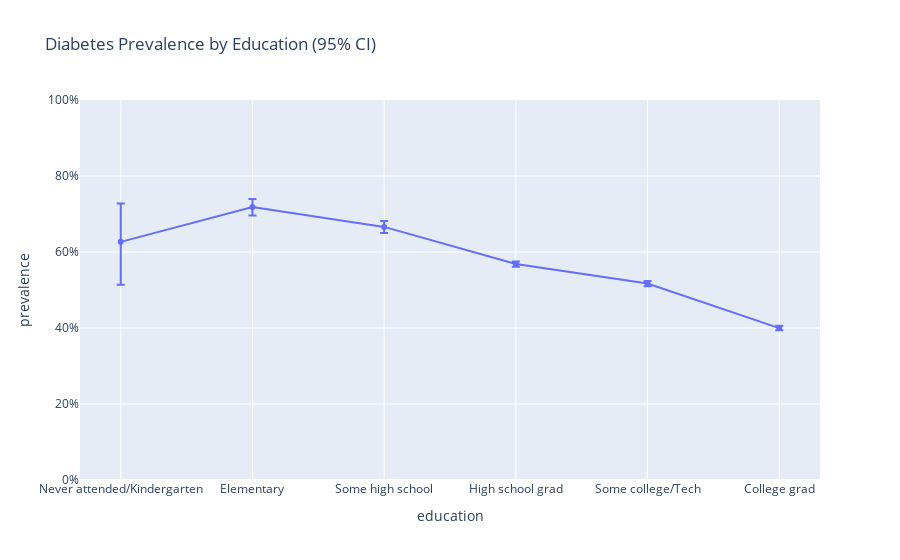

Notebook cell for this chart:
### Markdown cell above
# Hypothesis 2 — Education & Diabetes Prevention

### Code cell
if base_df['education'].isna().all():
    raise ValueError("Education is all NA — rebuild mapping in Cell 0 first.")

prev_edu = prevalence(base_df, 'education')
fig = px.scatter(prev_edu, x='education', y='prevalence',
                 error_y=prev_edu['ci_hi']-prev_edu['prevalence'],
                 error_y_minus=prev_edu['prevalence']-prev_edu['ci_lo'],
                 title='Diabetes Prevalence by Education (95% CI)')
fig.update_traces(mode='lines+markers')
fig.update_yaxes(range=[0,1], tickformat=".0%")
fig.show()

### Figure 1 — Plotly figure (JSON) as saved in the notebook; plotly's stock layout.template omitted (floating-point values rounded to 4 significant figures)
{"data": [{"error_y": {"array": [0.1008, 0.0212, 0.01555, 0.006943, 0.006917, 0.005966], "arrayminus": [0.1131, 0.02221, 0.01592, 0.00697, 0.006923, 0.005937]}, "hovertemplate": "education=%{x}<br>prevalence=%{y}<extra></extra>", "legendgroup": "", "marker": {"color": "#636efa", "symbol": "circle"}, "mode": "lines+markers", "name": "", "orientation": "v", "showlegend": false, "type": "scatter", "x": ["Never attended/Kindergarten", "Elementary", "Some high school", "High school grad", "Some college/Tech", "College grad"], "xaxis": "x", "y": [0.6267, 0.7183, 0.6661, 0.5683, 0.5169, 0.3997], "yaxis": "y"}], "layout": {"legend": {"tracegroupgap": 0}, "title": {"text": "Diabetes Prevalence by Education (95% CI)"}, "xaxis": {"anchor": "y", "domain": [0, 1], "title": {"text": "education"}}, "yaxis": {"anchor": "x", "domain": [0, 1], "range": [0, 1], "tickformat": ".0%", "title": {"text": "prevalence"}}}}
